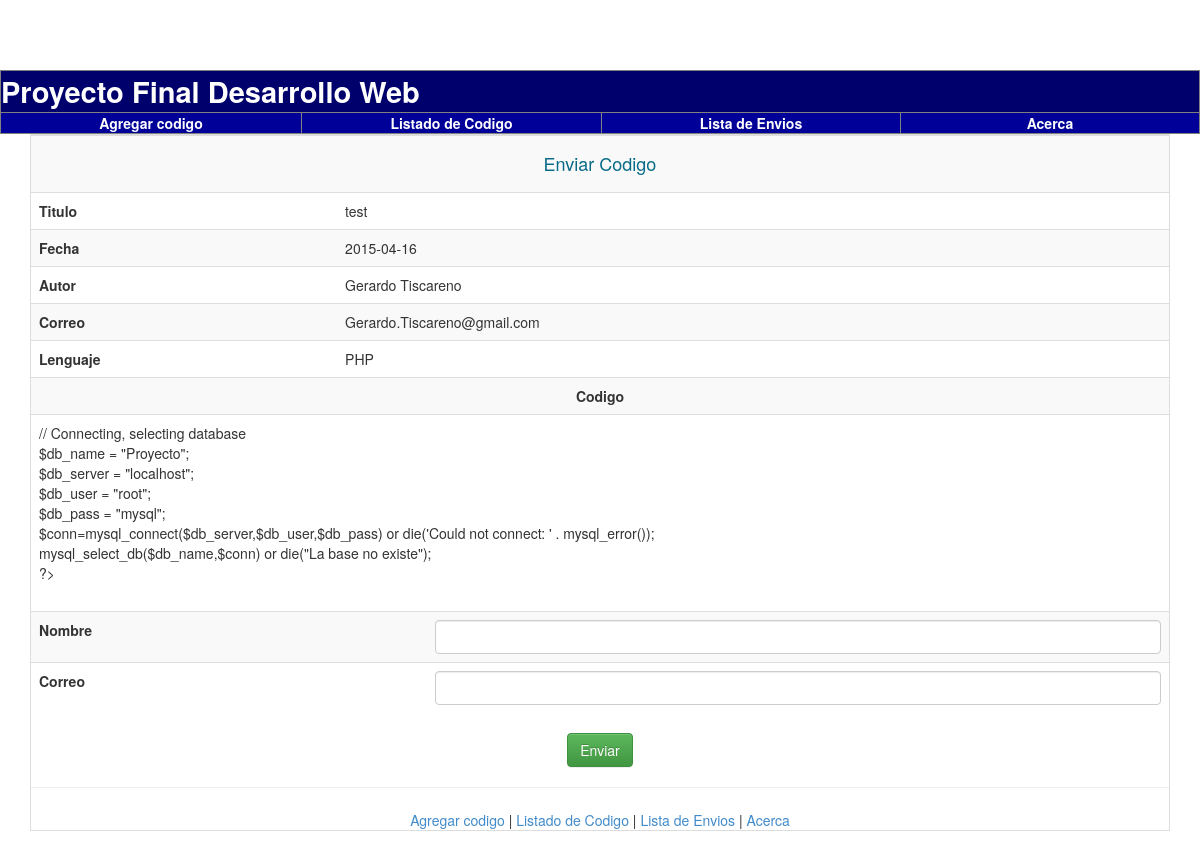
The app's page /Enviar.php?id=1 with its own data.
### tables this page shows
CREATE TABLE `Codigo` (
  `ID` int(11) NOT NULL AUTO_INCREMENT,
  `ID_Lenguaje` int(11) NOT NULL,
  `Titulo` varchar(50) NOT NULL,
  `Fecha` date NOT NULL,
  `Autor` varchar(75) NOT NULL,
  `Correo` varchar(75) NOT NULL,
  `Codigo` text NOT NULL,
  PRIMARY KEY (`ID`)
);

CREATE TABLE `Lenguaje` (
  `ID` int(11) NOT NULL AUTO_INCREMENT,
  `Nombre` varchar(75) DEFAULT NULL,
  PRIMARY KEY (`ID`)
);

### Enviar.php (the view, shortened to what this page needs)
<?php
	require('header.php');
	if(isset($_POST['submit'])){
		switch($_POST['submit']){
			case "Enviar":
				echo "<div class=\"alert alert-success\" role='alert'>";
				echo "<br><h4> <center>Exito,el Codigo se ha enviado correctamente</h3>";
				echo"</div>";
				$sql1="Select c.ID, c.Titulo, c.Autor, c.Correo, Codigo  from Codigo c where c.ID=".$_POST["ID"] ;
				$result=mysql_query($sql1) or die ("Error en consulta ".mysql_error());
				while($field=mysql_fetch_array($result)){
					$subject = $field['Titulo'];
					$message = nl2br($field['Codigo']);
				}
				$to      = $_POST[SCorreo];
				$headers = 'From: Gerardo.tiscareno@gmail.com' . "\r\n" .
					'Reply-To: Gerardo.tiscareno@gmail.com' . "\r\n" .
					'X-Mailer: PHP/' . phpversion();
				mail($to, $subject, $message, $headers);
				header('Refresh: 3;url=Listaenv.php');
				break;
		}} else {
				$sql1="Select c.ID as ID,c.Titulo, c.Fecha, c.Autor, c.Correo, l.Nombre as Lenguaje, Codigo  codigo from Codigo c, Lenguaje l where l.ID = c.id_lenguaje and c.id=". htmlspecialchars($_GET["id"]) ;
				$result=mysql_query($sql1) or die ("Error en consulta".mysql_error());
				while($field=mysql_fetch_array($result)){
					echo "<div class=table-bordered>";
					echo"<table border='0' class=\"table table-striped\">";
					echo"<tr><td colspan=6 align=center><h4><font color='#086A87'>Enviar Codigo</font></h4></td></tr>";
					echo"<tr><td><b>Titulo</td><td>".$field['Titulo']."</td></td>
						 <tr><td><b>Fecha</td><td>".$field['Fecha']."</td></td>
						 <tr><td><b>Autor</td><td>".$field['Autor']."</td></tr>
						 <tr><td><b>Correo</td><td>".$field['Correo']."</td></tr>
						 <tr><td><b>Lenguaje</td><td>".$field['Lenguaje']."</td></tr>
						 <tr><td colspan='2' align=center rowspan='1'><b>Codigo<br></td></tr>
						 <tr><td colspan='2' align=left rowspan='1'>".nl2br($field['codigo'])."<br></td></tr>";
				}
				echo"</div><form name='codigol' action='Enviar.php' method='POST' class='form' id='form'>";
				echo"<table border='0' class=\"table table-striped\">";
				echo"<tbody>";
				echo"<tr><td style='text-align: Rigth; vertical-align: top; width: 165px; height: 10px;'><span style='font-weight: bold;'>Nombre<br></td>";
				echo"<td style='vertical-align: top; width: 309px; height: 10px;'><input name='Nombre' type='text' class='form-control'></td></tr>";
				echo"<tr><td style='text-align: Rigth;vertical-align: top; width: 165px; height: 10px;'><span style='font-weight: bold;'>Correo<br></td>";
				echo"<td style='vertical-align: top; width: 309px; height: 10px;'><input name='SCorreo' type='text' class='form-control'></td></tr>";
				echo"</tbody>";
				echo"</table>";
				echo"<div style='text-align: center;'>";
				echo"<input value='Enviar' name='submit' type='submit' class='btn btn-success'></div>";
	}
	require('footer.php');
?>

### records on screen
codigo: Titulo "test", Fecha "2015-04-16", Autor "Gerardo Tiscareno", Correo "Gerardo.Tiscareno@gmail.com", ID_Lenguaje.Nombre "PHP", Codigo "// Connecting, selecting database $db_name = \"Proyecto\"; $db_server = \"localhost\"; $db_user = \"root\"; $db_pass = \"mysql\"; $conn=mysql_connect($db_server,$db_user,$db_pass) or die('Could not connect: ' . mysql_error()); mysql_select_db($db_name,$conn) or die(\"La base no existe\"); ?>"
